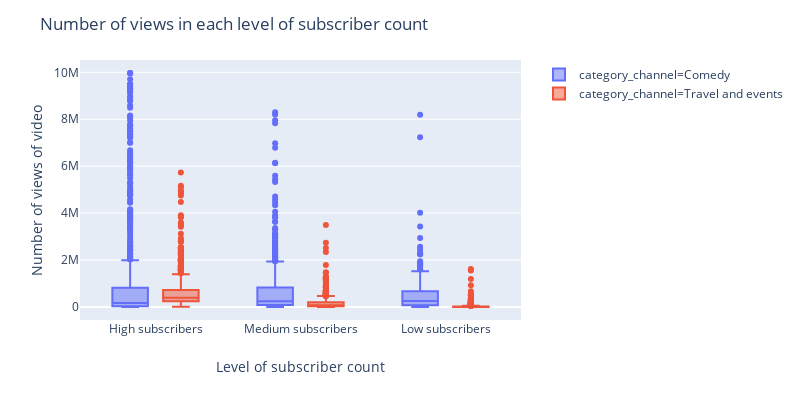

Notebook source saved alongside this figure:
### Code cell
get_distribution(df[df["view_count"] < 10000000], "level_channel", "view_count", 
                 "category_channel", "Number of views in each level of subscriber count",
                 "Level of subscriber count", "Number of views of video")

### Figure 1 — Plotly figure (JSON) as saved in the notebook; plotly's stock layout.template omitted (floating-point values rounded to 4 significant figures; data arrays with more than 128 entries replaced by an {"elided": "..."} marker saying what was removed)
{"data": [{"alignmentgroup": "True", "hoverlabel": {"namelength": 0}, "hovertemplate": "category_channel=Comedy<br>level_channel=%{x}<br>view_count=%{y}", "legendgroup": "category_channel=Comedy", "marker": {"color": "#636efa"}, "name": "category_channel=Comedy", "notched": false, "offsetgroup": "category_channel=Comedy", "orientation": "v", "showlegend": true, "type": "box", "x": {"elided": "2040 str values"}, "x0": " ", "xaxis": "x", "y": {"elided": "2040 int values"}, "y0": " ", "yaxis": "y"}, {"alignmentgroup": "True", "hoverlabel": {"namelength": 0}, "hovertemplate": "category_channel=Travel and events<br>level_channel=%{x}<br>view_count=%{y}", "legendgroup": "category_channel=Travel and events", "marker": {"color": "#EF553B"}, "name": "category_channel=Travel and events", "notched": false, "offsetgroup": "category_channel=Travel and events", "orientation": "v", "showlegend": true, "type": "box", "x": {"elided": "2838 str values"}, "x0": " ", "xaxis": "x", "y": {"elided": "2838 int values"}, "y0": " ", "yaxis": "y"}], "layout": {"autosize": false, "boxmode": "group", "height": 400, "legend": {"tracegroupgap": 0}, "margin": {"t": 60}, "title": {"text": "Number of views in each level of subscriber count"}, "width": 800, "xaxis": {"anchor": "y", "domain": [0, 0.98], "title": {"text": "Level of subscriber count"}}, "yaxis": {"anchor": "x", "domain": [0, 1], "title": {"text": "Number of views of video"}}}}
